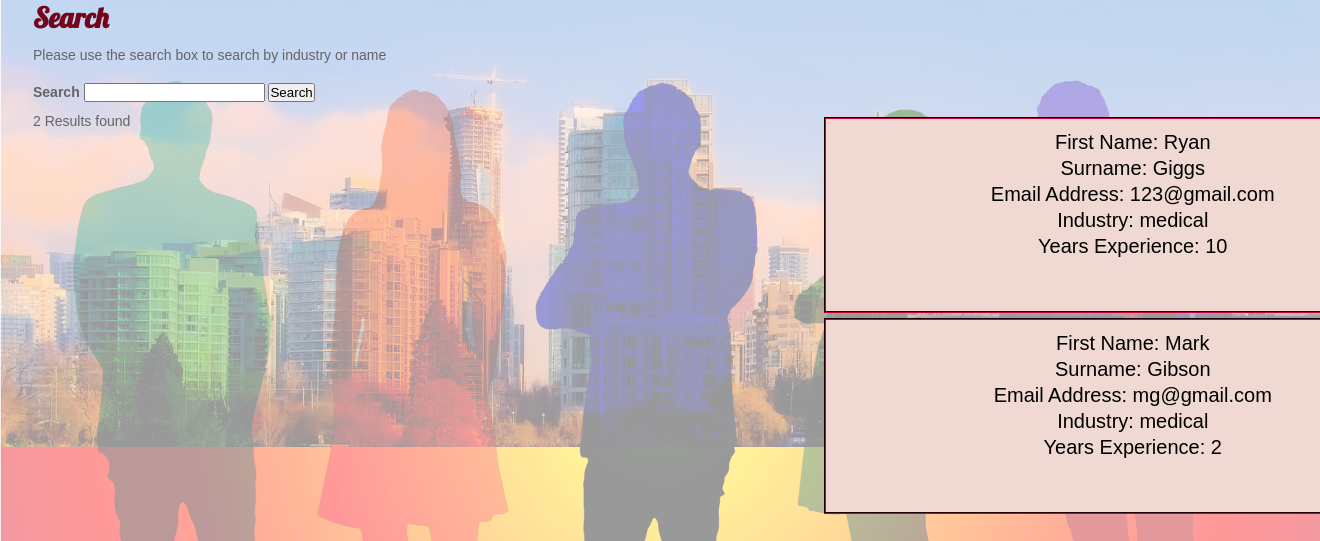
The page /search.php?s=medical on the database as committed earlier.
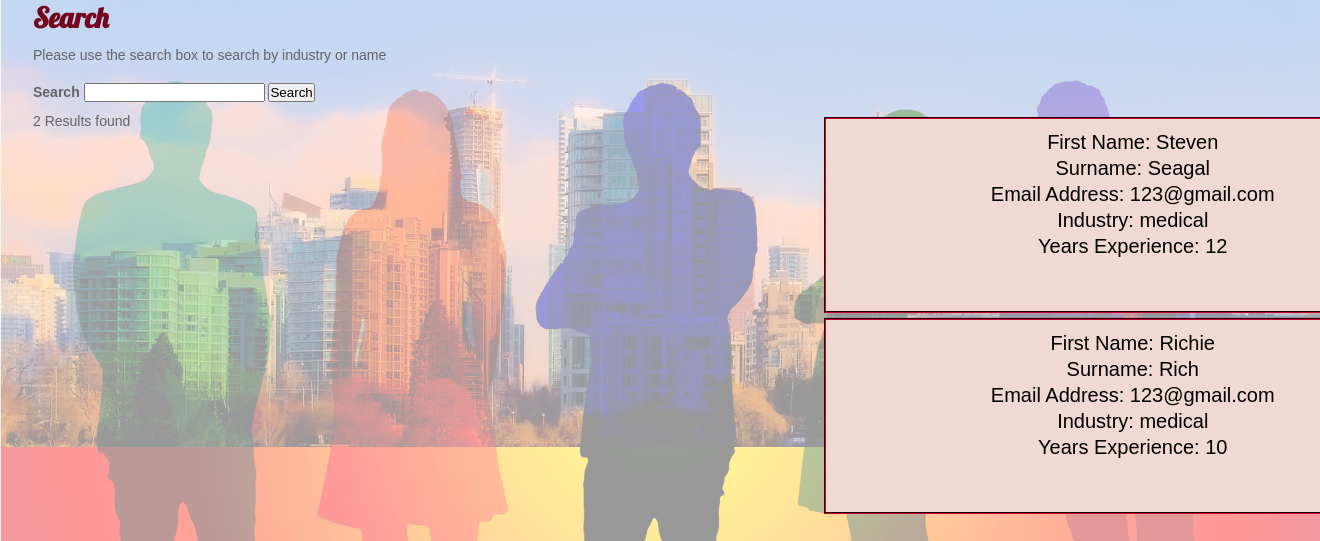
The same page on the database as committed later.
### tables this page shows
CREATE TABLE `newuser` (
  `id` int(100) NOT NULL,
  `first` varchar(128) NOT NULL,
  `last` varchar(128) NOT NULL,
  `uid` varchar(128) NOT NULL,
  `pwd` varchar(1000) NOT NULL,
  `email` varchar(255) NOT NULL,
  `years` int(11) NOT NULL,
  `industry` enum('it','retail','medical','manual labour','academic','accountancy and finance','architecture/design','childcare','drivers','education/training','graduate','hair and beauty','motor industry') DEFAULT NULL,
  `bio` varchar(1000) NOT NULL,
  `userPic` varchar(200) NOT NULL,
  `profile` varchar(200) NOT NULL
);

### class-search.php (called while the page is built, shortened)
<?php
class search{
    private $mysqli;
    private function connect(){
        $this->mysqli = new mysqli('localhost','root',"",'logintest');
    }
    public function search($search_term){
        $sanitized = $this->mysqli->real_escape_string($search_term);
        $query = $this->mysqli->query("
        SELECT first, last, email, industry, years, userPic
        FROM newuser
        WHERE industry LIKE '%{$sanitized}%'
        OR years LIKE '%{$sanitized}%'
        ORDER by years DESC
        ");
        while($row = $query->fetch_object()){
            $rows[] = $row;
        }
        $search_results = array(
        'count' => $query ->num_rows,
        'results' => $rows,
        );
        return $search_results;
    }
}

### search.php (the view, shortened to what this page needs)
<?php
if(isset($_GET['s'])){
    require_once( dirname( __FILE__ ) . '../class-search.php');
    $search = new search();
    $search_term = $_GET['s'];
    $search_results = $search->search($search_term);
}
?>
<!DOCTYPE html>
<html>
    <head>
         <link rel="stylesheet" type="text/css" href="style.css">
    </head>
    <body>
    <div class="wrapper">
    <h1>Search</h1>
        <p>Please use the search box to search by industry or name</p><br>
    <div class="search-form">
        <form action=" " method="get">
            <div class="form-field">
            <label for="search-field">Search</label>
            <input type="search" name="s" placeholder=" Search industry, example it, retail etc" results ="5" value="<?php $search_term =' '; echo $search_term; ?>">
             <input type="submit" value="Search">
            </div>
        </form>
        </div>
        <div class="row">
        <div class="col-1-2">
        <?php
        if(!empty($search_results)):?>
        <div class="results-count">
        <p><?php echo $search_results['count'];?> Results found</p>
        </div><br>
        </div>
        <div class="col-1-2">
        <?php foreach($search_results['results'] as $search_result): ?>
            <div class="result">
            <p>First Name: <?php echo $search_result->first; ?></p>
                <p>Surname: <?php echo $search_result->last; ?></p>
                <p>Email Address: <?php echo $search_result->email; ?></p>
                <p>Industry: <?php echo $search_result->industry; ?></p>
                <p>Years Experience: <?php echo $search_result->years; ?></p><br><br>
            </div>
            <?php endforeach; ?>
        </div>
        <?php endif; ?>
        </div>
    </body>
</html>

### style.css (style rules this page uses)
* { margin: 0px; padding:0px; text-decoration: none; }
body { background-image: url("img/background.png"); background-repeat: no-repeat; background-attachment: fixed; background-size:cover; background-position:center center; }
.result { background-color:#efd9d2; padding-top:10px; margin-left: 25%; margin-right: 25%; text-align: center; margin-top: 5px; width:100%; border-style: groove; border-color: #74031C; border-width: 2px; color:black; font-family: sans-serif; font-size: 20px; }
*, *:before, *:after { box-sizing: border-box; }
body { color: rgb(100,100,100); font-family: sans-serif; font-size: 14px; line-height: 1.3; }
.wrapper { margin: 0 auto; padding-bottom: 0px; max-width: 95%; margin-bottom: 0px; }
h1 { font-family: "Lobster", cursive; font-size: 2em; margin-bottom: 10px; color: #74031C; }
label { font-weight: bold; }
.row { display: flex; flex-flow: row wrap; margin: 0 -10px; margin-bottom: 10px; }
.row:last-child { margin-bottom: 0; }
[class*="col-"] { padding: 10px; width: 100%; }
@media all and ( min-width: 600px ) { .col-1-2 { width: 50%; } }

Rows that differ between the two databases and show on the page:
removed newuser: first "Ryan", last "Giggs", email "123@gmail.com", industry "medical", years "10"
removed newuser: first "Mark", last "Gibson", email "mg@gmail.com", industry "medical", years "2"
now on this page (row edited): newuser: first "Steven", last "Seagal", email "123@gmail.com", industry "medical", years "12"
now on this page (row edited): newuser: first "Richie", last "Rich", email "123@gmail.com", industry "medical", years "10"
